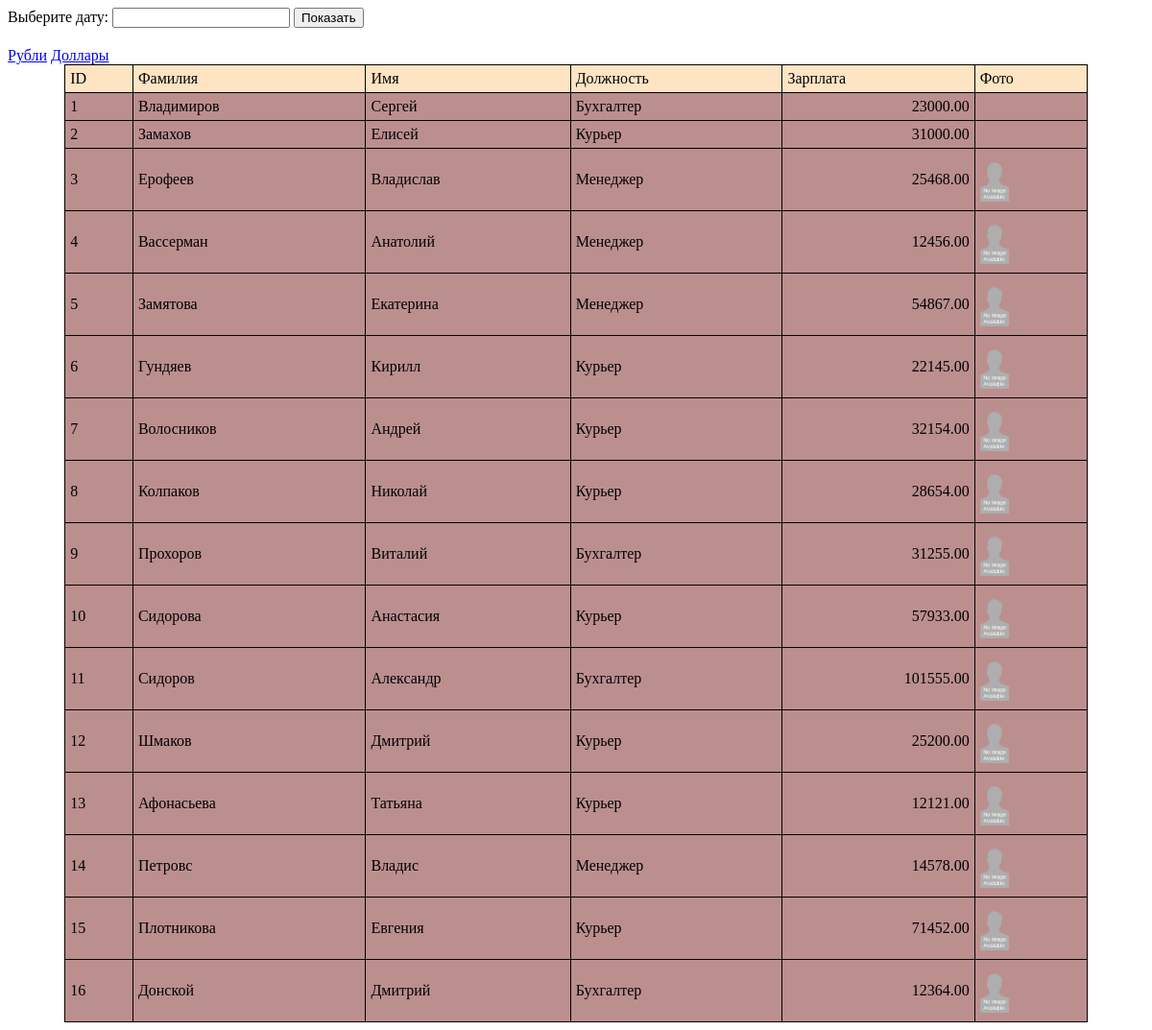
The page / on the database its author committed.
### tables this page shows
create table workers (
   id integer auto_increment primary key,
   firstname varchar(50) not null,
   lastname varchar(50) not null,
   position integer references professions(id),
   salary decimal(8,2) not null,
   photo varchar(200),
   CONSTRAINT fk_workers_professions FOREIGN KEY (position) REFERENCES professions(id)
);

create table professions (
  id integer auto_increment primary key,
  name varchar(50) not null
);

### class/AbstractModel.php (called while the page is built, shortened)
<?php
abstract class AbstractModel
{
    protected static $table;
    protected $connections = [];
    public static function find($cond = null)
    {
        $query = 'select * from ' . static::$table;
        if ($cond) {
            $query .= ' WHERE ' . $cond;
        }
        $query .= ';';
        $results = static::fetch($query);
        $models = [];
        foreach ($results as $result) {
            $model = new static($result);
            $model->isNew = false;
            $model->afterFind();
            $models[] = $model;
        }
        return $models;
    }
    protected static function fetch($query)
    {
        return ServiceLocator::getInstance()->getService('db')->fetch($query);
    }
    public function __get($name)
    {
        foreach ($this->connections as $connection) {
            if ($name == $connection[3] && !$this->{$name}) {
                $this->getConnection($connection);
                break;
            }
        }
        return $this->{$name};
    }
    protected function getConnection($connection)
    {
        if (class_exists($connection[0])) {
            $attributeName = $connection[3] ?? $connection[0];
            $where[] = $this->getWhereForConnect($connection);
            $where = implode(' AND ', $where);
            $models = $connection[0]::find($where);
        }
    }
    protected function getWhereForConnect($connection)
    {
        $fieldName = $connection[2];
        $fieldValue = $this->{$fieldName};
        return "$connection[1] = $fieldValue";
    }
}

### config/config.php (called while the page is built)
<?php
return [
    [
        'name' => 'db',
        'class' => 'App\DB',
        'params' => [
            'host' => 'localhost',
            'database' => 'winetest',
            'username' => 'root',
            'password' => ''
        ],
    ],
];

### class/ServiceLocator.php (called while the page is built, shortened)
<?php
class ServiceLocator
{
    private static $instance;
    private static $services;
    private function initServices()
    {
        $configs = include dirname(__DIR__) . '../config/config.php';
    }
    private function initService($config)
    {
        $className = $config['class'];
        $serviceName = $config['name'];
        try {
            $reflection = new ReflectionClass($className);
        } catch (\ReflectionException $e) {
            return;
        }
        $params = $reflection->getConstructor()->getParameters();
        foreach ($params AS $param) {
            $configurator = new $configuratorClassName($config['params']);
            $service = new $className($configurator);
        }
    }
    private function addService($name, $service)
    {
        static::$services[$name] = $service;
    }
    public static function getInstance()
    {
        if (!static::$instance) {
            static::$instance = new static();
        }
        return static::$instance;
    }
    public static function getService($serviceName)
    {
        if (isset(static::$services[$serviceName])) {
            return static::$services[$serviceName];
        }
        throw new \InvalidArgumentException('Нет сервиса с таким именем');
    }
}

### class/DB.php (called while the page is built, shortened)
<?php
class DB
{
    private $connect;
    public function __construct(DBConfig $config)
    {
        $host = $config->host;
        $database = $config->database;
        $port = $config->port ?? static::DEFAULT_PORT;
        try {
            $this->connect = new PDO("mysql:host=$host;port=$port;dbname=$database", $config->username, $config->password);
        } catch (Exception $e) {
            print "Не удалось подключиться к БД. " . $e->getMessage();
        }
    }
    public function fetch($query)
    {
        $result = $this->connect->query($query, PDO::FETCH_ASSOC)->fetchAll();
        return $result;
    }
}

### class/UsualSalaryStrategy.php (called while the page is built, shortened)
<?php
class UsualSalaryStrategy implements SalaryInterface
{
    public static function getSalary(Worker $worker, array $params = [])
    {
        return $worker->salary;
    }
}

### class/Worker.php (called while the page is built, shortened)
<?php
class Worker extends AbstractModel
{
    protected $additionalSalary;
    protected $salaryStrategy = UsualSalaryStrategy::class;
    protected $salaryStrategyParams = [];
    public function getAdditionalSalary($currencyCode = null)
    {
        if (!$this->additionalSalary) {
            $this->additionalSalary = $this->salaryStrategy::getSalary($this, $this->salaryStrategyParams);
        }
        return $this->additionalSalary;
    }
}

### view/index.php (the view, shortened to what this page needs)
<!doctype html>
<html lang="ru">
<head>
    <link rel="stylesheet" href="/css/style.css">
    <link rel="stylesheet" href="https://cdnjs.cloudflare.com/ajax/libs/datepicker/0.6.5/datepicker.min.css">
    <link rel="stylesheet" href="https://cdnjs.cloudflare.com/ajax/libs/jquery-modal/0.9.1/jquery.modal.min.css"/>
</head>
<body>
<form action="" class="date-form">
    Выберите дату:
    <input type="text" name="date" id="date-select">
    <input type="submit" value="Показать">
</form>
<div>
    <a href="/?date=<?= $date ?>">Рубли</a>
    <a href="/?date=<?= $date ?>&currency=USD">Доллары</a>
</div>
<table class="salary-table">
    <thead>
    <tr>
        <td>ID</td>
        <td>Фамилия</td>
        <td>Имя</td>
        <td>Должность</td>
        <td>Зарплата</td>
        <td>Фото</td>
    </tr>
    </thead>
    <tbody>
    <?php foreach ($workers as $worker): ?>
        <tr>
            <td><?= $worker->id ?></td>
            <td><?= $worker->lastname ?></td>
            <td><?= $worker->firstname ?></td>
            <td><?= $worker->profession->name ?></td>
            <td align="right"><?= $worker->getAdditionalSalary($currency) ?></td>
            <td>
                <?php if ($worker->photo): ?>
                    <img class="salary-img" src="<?= $worker->photo ?>" alt="">
                <?php else: ?>
                    <img class="salary-img" src="/img/no-image.png" alt="">
                <?php endif; ?>
            </td>
        </tr>
    <?php endforeach; ?>
    </tbody>
</table>
</body>
</html>

### index.php (shortened to what this page needs)
<?php
$action = $_GET['action'];
if ($action == '') {
    $workers = \App\Worker::find();
    $currency = $_GET['currency'];
    $date = $_GET['date'];
    require './view/index.php';
    exit;
}

### css/style.css (style rules this page uses)
.salary-table { border-collapse: collapse; width: 90%; margin: auto; background-color: rosybrown; }
.salary-table thead { background-color: bisque; }
.salary-table td { border: 1px solid black; padding: 5px; }
.salary-img { max-height: 50px; cursor: pointer; }
.date-form { margin-bottom: 20px; }

### rows shown on the page
workers: id "1", lastname "Владимиров", firstname "Сергей", position.name "Бухгалтер", salary "23000.00"
workers: id "2", lastname "Замахов", firstname "Елисей", position.name "Курьер", salary "31000.00"
workers: id "3", lastname "Ерофеев", firstname "Владислав", position.name "Менеджер", salary "25468.00"
workers: id "4", lastname "Вассерман", firstname "Анатолий", name "Менеджер", salary "12456.00"
workers: id "5", lastname "Замятова", firstname "Екатерина", name "Менеджер", salary "54867.00"
workers: id "6", lastname "Гундяев", firstname "Кирилл", name "Курьер", salary "22145.00"
workers: id "7", lastname "Волосников", firstname "Андрей", name "Курьер", salary "32154.00"
workers: id "8", lastname "Колпаков", firstname "Николай", name "Курьер", salary "28654.00"
workers: id "9", lastname "Прохоров", firstname "Виталий", name "Бухгалтер", salary "31255.00"
workers: id "10", lastname "Сидорова", firstname "Анастасия", name "Курьер", salary "57933.00"
workers: id "11", lastname "Сидоров", firstname "Александр", name "Бухгалтер", salary "101555.00"
workers: id "12", lastname "Шмаков", firstname "Дмитрий", name "Курьер", salary "25200.00"
workers: id "13", lastname "Афонасьева", firstname "Татьяна", name "Курьер", salary "12121.00"
workers: id "14", lastname "Петровс", firstname "Владис", name "Менеджер", salary "14578.00"
workers: id "15", lastname "Плотникова", firstname "Евгения", name "Курьер", salary "71452.00"
workers: id "16", lastname "Донской", firstname "Дмитрий", name "Бухгалтер", salary "12364.00"
